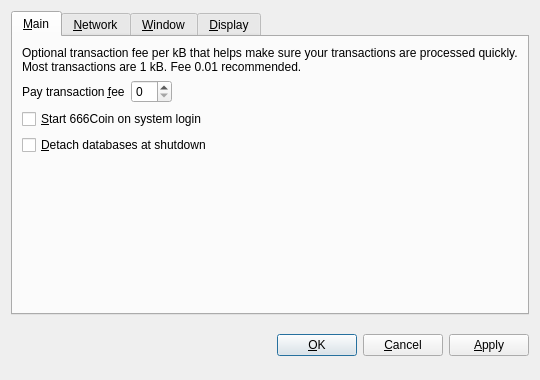
<?xml version="1.0" encoding="UTF-8"?>
<ui version="4.0">
 <class>OptionsDialog</class>
 <widget class="QDialog" name="OptionsDialog">
  <property name="geometry">
   <rect>
    <x>0</x>
    <y>0</y>
    <width>540</width>
    <height>380</height>
   </rect>
  </property>
  <property name="windowTitle">
   <string>Options</string>
  </property>
  <property name="modal">
   <bool>true</bool>
  </property>
  <layout class="QVBoxLayout" name="verticalLayout">
   <item>
    <widget class="QTabWidget" name="tabWidget">
     <property name="tabPosition">
      <enum>QTabWidget::North</enum>
     </property>
     <property name="currentIndex">
      <number>0</number>
     </property>
     <widget class="QWidget" name="tabMain">
      <attribute name="title">
       <string>&amp;Main</string>
      </attribute>
      <layout class="QVBoxLayout" name="verticalLayout_Main">
       <item>
        <widget class="QLabel" name="transactionFeeInfoLabel">
         <property name="text">
          <string>Optional transaction fee per kB that helps make sure your transactions are processed quickly. Most transactions are 1 kB. Fee 0.01 recommended.</string>
         </property>
         <property name="textFormat">
          <enum>Qt::PlainText</enum>
         </property>
         <property name="wordWrap">
          <bool>true</bool>
         </property>
        </widget>
       </item>
       <item>
        <layout class="QHBoxLayout" name="horizontalLayout_Main">
         <item>
          <widget class="QLabel" name="transactionFeeLabel">
           <property name="text">
            <string>Pay transaction &amp;fee</string>
           </property>
           <property name="textFormat">
            <enum>Qt::PlainText</enum>
           </property>
           <property name="buddy">
            <cstring>transactionFee</cstring>
           </property>
          </widget>
         </item>
         <item>
          <widget class="BitcoinAmountField" name="transactionFee"/>
         </item>
         <item>
          <spacer name="horizontalSpacer_Main">
           <property name="orientation">
            <enum>Qt::Horizontal</enum>
           </property>
           <property name="sizeHint" stdset="0">
            <size>
             <width>40</width>
             <height>20</height>
            </size>
           </property>
          </spacer>
         </item>
        </layout>
       </item>
       <item>
        <widget class="QCheckBox" name="bitcoinAtStartup">
         <property name="toolTip">
          <string>Automatically start 666Coin after logging in to the system.</string>
         </property>
         <property name="text">
          <string>&amp;Start 666Coin on system login</string>
         </property>
        </widget>
       </item>
       <item>
        <widget class="QCheckBox" name="detachDatabases">
         <property name="toolTip">
          <string>Detach block and address databases at shutdown. This means they can be moved to another data directory, but it slows down shutdown. The wallet is always detached.</string>
         </property>
         <property name="text">
          <string>&amp;Detach databases at shutdown</string>
         </property>
        </widget>
       </item>
       <item>
        <spacer name="verticalSpacer_Main">
         <property name="orientation">
          <enum>Qt::Vertical</enum>
         </property>
         <property name="sizeHint" stdset="0">
          <size>
           <width>20</width>
           <height>40</height>
          </size>
         </property>
        </spacer>
       </item>
      </layout>
     </widget>
     <widget class="QWidget" name="tabNetwork">
      <attribute name="title">
       <string>&amp;Network</string>
      </attribute>
      <layout class="QVBoxLayout" name="verticalLayout_Network">
       <item>
        <widget class="QCheckBox" name="mapPortUpnp">
         <property name="toolTip">
          <string>Automatically open the 666Coin client port on the router. This only works when your router supports UPnP and it is enabled.</string>
         </property>
         <property name="text">
          <string>Map port using &amp;UPnP</string>
         </property>
        </widget>
       </item>
       <item>
        <widget class="QCheckBox" name="connectSocks">
         <property name="toolTip">
          <string>Connect to the 666Coin network through a SOCKS proxy (e.g. when connecting through Tor).</string>
         </property>
         <property name="text">
          <string>&amp;Connect through SOCKS proxy:</string>
         </property>
        </widget>
       </item>
       <item>
        <layout class="QHBoxLayout" name="horizontalLayout_Network">
         <item>
          <widget class="QLabel" name="proxyIpLabel">
           <property name="text">
            <string>Proxy &amp;IP:</string>
           </property>
           <property name="textFormat">
            <enum>Qt::PlainText</enum>
           </property>
           <property name="buddy">
            <cstring>proxyIp</cstring>
           </property>
          </widget>
         </item>
         <item>
          <widget class="QValidatedLineEdit" name="proxyIp">
           <property name="maximumSize">
            <size>
             <width>140</width>
             <height>16777215</height>
            </size>
           </property>
           <property name="toolTip">
            <string>IP address of the proxy (e.g. 127.0.0.1)</string>
           </property>
          </widget>
         </item>
         <item>
          <widget class="QLabel" name="proxyPortLabel">
           <property name="text">
            <string>&amp;Port:</string>
           </property>
           <property name="textFormat">
            <enum>Qt::PlainText</enum>
           </property>
           <property name="buddy">
            <cstring>proxyPort</cstring>
           </property>
          </widget>
         </item>
         <item>
          <widget class="QLineEdit" name="proxyPort">
           <property name="maximumSize">
            <size>
             <width>55</width>
             <height>16777215</height>
            </size>
           </property>
           <property name="toolTip">
            <string>Port of the proxy (e.g. 9050)</string>
           </property>
          </widget>
         </item>
         <item>
          <widget class="QLabel" name="socksVersionLabel">
           <property name="text">
            <string>SOCKS &amp;Version:</string>
           </property>
           <property name="textFormat">
            <enum>Qt::PlainText</enum>
           </property>
           <property name="buddy">
            <cstring>socksVersion</cstring>
           </property>
          </widget>
         </item>
         <item>
          <widget class="QValueComboBox" name="socksVersion">
           <property name="toolTip">
            <string>SOCKS version of the proxy (e.g. 5)</string>
           </property>
          </widget>
         </item>
         <item>
          <spacer name="horizontalSpacer_Network">
           <property name="orientation">
            <enum>Qt::Horizontal</enum>
           </property>
           <property name="sizeHint" stdset="0">
            <size>
             <width>40</width>
             <height>20</height>
            </size>
           </property>
          </spacer>
         </item>
        </layout>
       </item>
       <item>
        <spacer name="verticalSpacer_Network">
         <property name="orientation">
          <enum>Qt::Vertical</enum>
         </property>
         <property name="sizeHint" stdset="0">
          <size>
           <width>20</width>
           <height>40</height>
          </size>
         </property>
        </spacer>
       </item>
      </layout>
     </widget>
     <widget class="QWidget" name="tabWindow">
      <attribute name="title">
       <string>&amp;Window</string>
      </attribute>
      <layout class="QVBoxLayout" name="verticalLayout_Window">
       <item>
        <widget class="QCheckBox" name="minimizeToTray">
         <property name="toolTip">
          <string>Show only a tray icon after minimizing the window.</string>
         </property>
         <property name="text">
          <string>&amp;Minimize to the tray instead of the taskbar</string>
         </property>
        </widget>
       </item>
       <item>
        <widget class="QCheckBox" name="minimizeOnClose">
         <property name="toolTip">
          <string>Minimize instead of exit the application when the window is closed. When this option is enabled, the application will be closed only after selecting Quit in the menu.</string>
         </property>
         <property name="text">
          <string>M&amp;inimize on close</string>
         </property>
        </widget>
       </item>
       <item>
        <spacer name="verticalSpacer_Window">
         <property name="orientation">
          <enum>Qt::Vertical</enum>
         </property>
         <property name="sizeHint" stdset="0">
          <size>
           <width>20</width>
           <height>40</height>
          </size>
         </property>
        </spacer>
       </item>
      </layout>
     </widget>
     <widget class="QWidget" name="tabDisplay">
      <attribute name="title">
       <string>&amp;Display</string>
      </attribute>
      <layout class="QVBoxLayout" name="verticalLayout_Display">
       <item>
        <layout class="QHBoxLayout" name="horizontalLayout_1_Display">
         <item>
          <widget class="QLabel" name="langLabel">
           <property name="text">
            <string>User Interface &amp;language:</string>
           </property>
           <property name="textFormat">
            <enum>Qt::PlainText</enum>
           </property>
           <property name="buddy">
            <cstring>lang</cstring>
           </property>
          </widget>
         </item>
         <item>
          <widget class="QValueComboBox" name="lang">
           <property name="toolTip">
            <string>The user interface language can be set here. This setting will take effect after restarting 666Coin.</string>
           </property>
          </widget>
         </item>
        </layout>
       </item>
       <item>
        <layout class="QHBoxLayout" name="horizontalLayout_2_Display">
         <item>
          <widget class="QLabel" name="unitLabel">
           <property name="text">
            <string>&amp;Unit to show amounts in:</string>
           </property>
           <property name="textFormat">
            <enum>Qt::PlainText</enum>
           </property>
           <property name="buddy">
            <cstring>unit</cstring>
           </property>
          </widget>
         </item>
         <item>
          <widget class="QValueComboBox" name="unit">
           <property name="toolTip">
            <string>Choose the default subdivision unit to show in the interface and when sending coins.</string>
           </property>
          </widget>
         </item>
        </layout>
       </item>
       <item>
        <widget class="QCheckBox" name="displayAddresses">
         <property name="toolTip">
          <string>Whether to show 666Coin addresses in the transaction list or not.</string>
         </property>
         <property name="text">
          <string>&amp;Display addresses in transaction list</string>
         </property>
        </widget>
       </item>
       <item>
        <widget class="QCheckBox" name="coinControlFeatures">
         <property name="toolTip">
          <string>Whether to show coin control features or not.</string>
         </property>
         <property name="text">
          <string>Display coin &amp;control features (experts only!)</string>
         </property>
        </widget>
       </item>
       <item>
        <spacer name="verticalSpacer_Display">
         <property name="orientation">
          <enum>Qt::Vertical</enum>
         </property>
         <property name="sizeHint" stdset="0">
          <size>
           <width>20</width>
           <height>40</height>
          </size>
         </property>
        </spacer>
       </item>
      </layout>
     </widget>
    </widget>
   </item>
   <item>
    <layout class="QHBoxLayout" name="horizontalLayout_Buttons">
     <item>
      <spacer name="horizontalSpacer_1">
       <property name="orientation">
        <enum>Qt::Horizontal</enum>
       </property>
       <property name="sizeHint" stdset="0">
        <size>
         <width>40</width>
         <height>48</height>
        </size>
       </property>
      </spacer>
     </item>
     <item>
      <widget class="QLabel" name="statusLabel">
       <property name="font">
        <font>
         <weight>75</weight>
         <bold>true</bold>
        </font>
       </property>
       <property name="text">
        <string/>
       </property>
       <property name="textFormat">
        <enum>Qt::PlainText</enum>
       </property>
       <property name="wordWrap">
        <bool>true</bool>
       </property>
      </widget>
     </item>
     <item>
      <spacer name="horizontalSpacer_2">
       <property name="orientation">
        <enum>Qt::Horizontal</enum>
       </property>
       <property name="sizeHint" stdset="0">
        <size>
         <width>40</width>
         <height>48</height>
        </size>
       </property>
      </spacer>
     </item>
     <item>
      <widget class="QPushButton" name="okButton">
       <property name="text">
        <string>&amp;OK</string>
       </property>
      </widget>
     </item>
     <item>
      <widget class="QPushButton" name="cancelButton">
       <property name="text">
        <string>&amp;Cancel</string>
       </property>
       <property name="autoDefault">
        <bool>false</bool>
       </property>
      </widget>
     </item>
     <item>
      <widget class="QPushButton" name="applyButton">
       <property name="text">
        <string>&amp;Apply</string>
       </property>
       <property name="autoDefault">
        <bool>false</bool>
       </property>
      </widget>
     </item>
    </layout>
   </item>
  </layout>
 </widget>
 <customwidgets>
  <customwidget>
   <class>BitcoinAmountField</class>
   <extends>QSpinBox</extends>
   <header>bitcoinamountfield.h</header>
  </customwidget>
  <customwidget>
   <class>QValueComboBox</class>
   <extends>QComboBox</extends>
   <header>qvaluecombobox.h</header>
  </customwidget>
  <customwidget>
   <class>QValidatedLineEdit</class>
   <extends>QLineEdit</extends>
   <header>qvalidatedlineedit.h</header>
  </customwidget>
 </customwidgets>
 <resources/>
 <connections/>
</ui>
